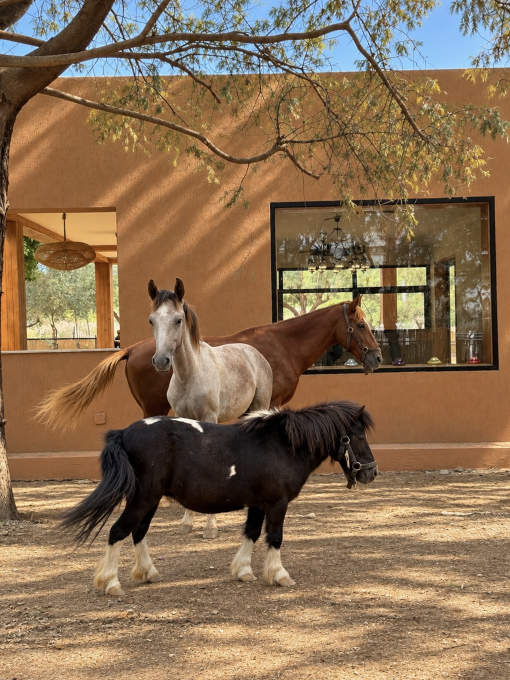
#> input picture instagram/photos/trois-chevaux.jpg, 1020 x 1360 px (shown at 1/2 size)
$ python couvertures_propositions.py photos/trois-chevaux.jpg
#> lines starting #> are read from the running program, lines starting #| are printed output that depends on the picture; after the words box and inside, x2 and y2 are one past the last pixel; in counts of white or black regions, pixels touching at a corner belong together
### instagram/generer.py
"""Génère le kit de lancement Instagram de Daughter of Gaïa.

Sources : les photos du site (daughter-of-gaia/public/images) et les
couleurs / typographies de l'identité (voir le README du site).
Sortie : instagram/posts, instagram/stories, instagram/profil, instagram/plus-tard.

    python3 instagram/generer.py
"""
from pathlib import Path
import sys
from PIL import Image, ImageChops, ImageColor, ImageDraw, ImageFilter, ImageFont, ImageOps, ImageStat

RACINE = Path(__file__).resolve().parent
PHOTOS = RACINE.parent / "daughter-of-gaia" / "public" / "images"
PHOTOS_KIT = RACINE / "photos"  # photos propres au kit, absentes du site
POLICES = Path(sys.argv[1]) if len(sys.argv) > 1 else RACINE / "polices"

SABLE, BLANC, ENCRE = "#EDE4D3", "#F6F1E7", "#2B2118"
OLIVE, TERRA, FILET = "#6B7355", "#B5654A", "#C7B79A"

POST = (1080, 1350)   # 4:5, le format portrait du fil
STORY = (1080, 1920)  # 9:16


def police(nom, taille, graisse=300):
    f = ImageFont.truetype(str(POLICES / nom), taille)
    try:
        f.set_variation_by_axes([graisse])
    except Exception:
        pass
    return f


def serif(t, g=300): return police("CormorantGaramond[wght].ttf", t, g)
def italique(t, g=300): return police("CormorantGaramond-Italic[wght].ttf", t, g)
def sans(t, g=300): return police("Jost[wght].ttf", t, g)


def photo(nom, taille, centre=(0.5, 0.5)):
#> called with nom = 'trois-chevaux.jpg', taille = (620, 860), centre = (0.5, 0.6)
    src = PHOTOS_KIT / nom if (PHOTOS_KIT / nom).exists() else PHOTOS / nom
    im = ImageOps.exif_transpose(Image.open(src)).convert("RGB")
#> im is the input picture: PIL image 1020x1360 RGB; mean R, G, B 136.6, 110.5, 82.9
    return ImageOps.fit(im, taille, Image.LANCZOS, centering=centre)
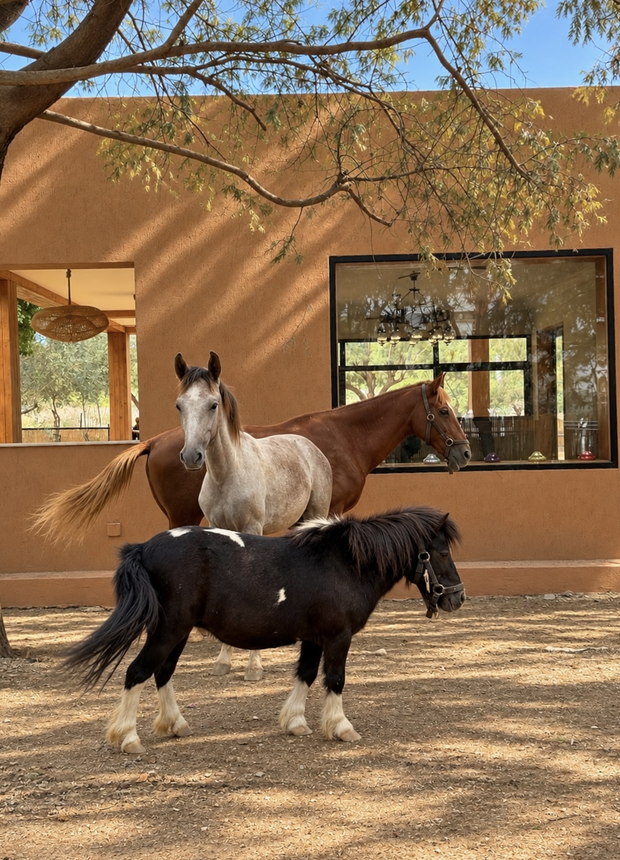
#> returned value: PIL image 620x860 RGB; mean R, G, B 136.1, 110.4, 83


def centre(d, y, texte, f, couleur, larg, espacement=0):
    """Écrit une ligne centrée ; espacement = interlettrage en px."""
    if espacement:
        w = sum(d.textlength(c, font=f) for c in texte) + espacement * (len(texte) - 1)
        x = (larg - w) / 2
        for c in texte:
            d.text((x, y), c, font=f, fill=couleur)
            x += d.textlength(c, font=f) + espacement
    else:
        w = d.textlength(texte, font=f)
        d.text(((larg - w) / 2, y), texte, font=f, fill=couleur)


# [20 lines left out: functions carte, recentrer, not called in this run]


# Le logo, tel que le site l'affiche à l'ouverture : Cormorant Garamond
# léger (300), droit, sur une seule ligne. Sans le filet du site.
LOGO = "Daughter of Gaïa"
NUIT = "#1A130C"  # le fond du rideau d'ouverture du site


# [10 lines left out: function logo, not called in this run]


def taille_logo(largeur_voulue):
    """Corps de police qui donne au nom la largeur voulue, en pixels."""
    d = ImageDraw.Draw(Image.new("L", (1, 1)))
    return round(100 * largeur_voulue / d.textlength(LOGO, font=serif(100, 300)))


# [12 lines left out: function avec_ombre, not called in this run]


def sauver(im, chemin):
    chemin.parent.mkdir(parents=True, exist_ok=True)
    im.save(chemin, quality=92, optimize=True)


# La phrase sous le nom. Une seule ligne à changer pour en essayer une autre
# (pistes dans TEXTES.md). Elle ne dit rien du concept, pas encore annoncé.
PHRASE = "Là où la ville s'arrête."


# [125 lines left out: functions titre_sur_photo, citation, refuge, domaine, gaia, lustre and 3 more, not called in this run]


# Les 12 posts, du premier publié au dernier. Le 12 arrive en dernier pour
# s'afficher en haut à gauche du profil : c'est la vidéo qui révèle le nom,
# avec fin-video/fin-sable.jpg en couverture ; la carte logo ci-dessous la
# remplace si la vidéo n'est pas prête. Les cartes forment un zigzag ; les
# photos du même duo de chevaux ne se touchent jamais, même par un coin.
LANCEMENT = [
    ("citation", citation),
    ("cheval-bar", ("cheval-bar.jpg", (0.5, 0.55))),
    ("fenetre-chevaux-statuettes", ("fenetre-chevaux-statuettes.jpg", (0.5, 0.45))),
    ("chevaux-fenetre", ("chevaux-fenetre.jpg", (0.5, 0.6))),
    ("chevaux-pie-broutent", ("chevaux-pie-broutent.jpg", (0.5, 0.72))),
    ("refuge", refuge),
    ("domaine", domaine),
    ("ecuries", ("domaine.jpg", (0.5, 0.6))),
    ("terrasse-vasque", ("terrasse-vasque.jpg", (0.5, 0.5))),
    ("trois-chevaux", ("trois-chevaux.jpg", (0.5, 0.6))),
    ("cheval-noir-blanc", ("aiko.jpg", (0.5, 1.0))),
    ("daughter-of-gaia", nom_du_projet),
]


# Les photos où l'on voit les chevaux : ce sont elles qu'on signe.
AVEC_CHEVAUX = {"cheval-bar", "fenetre-chevaux-statuettes", "chevaux-fenetre", "chevaux-pie-broutent",
                "terrasse-vasque", "trois-chevaux", "cheval-noir-blanc"}


# [7 lines left out: function luminance, not called in this run]


def contraste(a, b):
    la, lb = luminance(a), luminance(b)
    return (max(la, lb) + 0.05) / (min(la, lb) + 0.05)


# [199 lines left out: functions signer, posts, plus_tard, stories, profil, fin_de_video, not called in this run]


def ligne_domaine(d, cx, y, couleur, taille=30, esp=6, gap=22, trait=70, ecart=24, ep=2, graisse=400):
    """« —— DOMAINE • LA SOUKRA —— », centrée en cx, haut des capitales en y.
    Le point et les traits sont à mi-hauteur des capitales."""
    f = sans(taille, graisse)
    mots = ("DOMAINE", "LA SOUKRA")

    def chasse(m):
        return sum(d.textlength(c, font=f) for c in m) + esp * (len(m) - 1)

    larg = chasse(mots[0]) + 2 * gap + chasse(mots[1])
    haut = f.getbbox("D", anchor="lt")
    milieu = y + (haut[1] + haut[3]) / 2
    x = cx - larg / 2
    for mot, xm in ((mots[0], x), (mots[1], x + chasse(mots[0]) + 2 * gap)):
        for c in mot:
            d.text((xm, y), c, font=f, fill=couleur, anchor="lt")
            xm += d.textlength(c, font=f) + esp
    r = max(2, taille / 9)
    px = x + chasse(mots[0]) + gap
    d.ellipse((px - r, milieu - r, px + r, milieu + r), fill=couleur)
    for x0, x1 in ((x - ecart - trait, x - ecart), (x + larg + ecart, x + larg + ecart + trait)):
        d.rectangle((x0, milieu - ep / 2, x1, milieu + ep / 2), fill=couleur)
    return y + haut[3]


# [70 lines left out: functions couvertures_video, apercu, not called in this run]


# [10 lines that do not run on import are left out]

### instagram/couvertures_propositions.py
"""Trois couvertures plus remplies, fond crème, photos intégrées."""
import sys
sys.argv = ["x"]
sys.path.insert(0, "/home/user/Daughter-of-Ga-a/instagram")
import generer as g
from PIL import Image, ImageDraw, ImageOps

OUT = g.RACINE / "fin-video" / "propositions"
OUT.mkdir(parents=True, exist_ok=True)
W, H = g.STORY
CREME = "#E3D6BE"
f_nom = g.serif(g.taille_logo(800), 300)


def textes(d, haut, sur="THE STORY BEHIND"):
    """Bloc texte commun : petite ligne, logo, ligne du domaine."""
    g.centre(d, haut, sur, g.sans(26, 300), g.OLIVE, W, 10)
    y_nom = haut + 70
    g.centre(d, y_nom, g.LOGO, f_nom, g.ENCRE, W)
    g.ligne_domaine(d, W / 2, y_nom + f_nom.getmetrics()[0] + 60, g.TERRA, taille=26, esp=7, graisse=300, ep=1.5)


def masque_arche(w, h):
#> called with w = 620, h = 860
    m = Image.new("L", (w, h), 0)
#> m: PIL image 620x860 L; every value is 0
    d = ImageDraw.Draw(m)
    d.pieslice((0, 0, w, w), 180, 360, fill=255)
    d.rectangle((0, w // 2, w, h), fill=255)
    return m


# 1. L'arche : les trois chevaux dans une fenêtre en arc, comme une porte du domaine.
im = Image.new("RGB", (W, H), CREME)
aw, ah = 620, 860
photo = g.photo("trois-chevaux.jpg", (aw, ah), (0.5, 0.6))
im.paste(photo, ((W - aw) // 2, 330), masque_arche(aw, ah))
#> im: PIL image 1080x1920 RGB
textes(ImageDraw.Draw(im), 1290)
g.sauver(im, OUT / "1-arche.jpg")

# 2. Le médaillon : le visage d'Aïko dans un rond, avec un fin cercle autour.
im = Image.new("RGB", (W, H), CREME)
d = ImageDraw.Draw(im)
r = 330
cx, cy = W // 2, 720
src = Image.open(g.PHOTOS_KIT / "aiko.jpg").convert("RGB").crop((225, 255, 835, 865)).resize((2 * r, 2 * r), Image.LANCZOS)
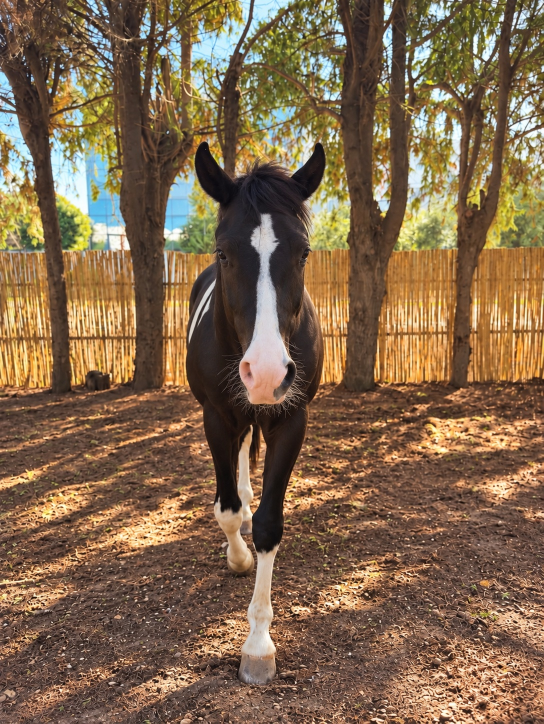
#> input picture instagram/photos/aiko.jpg, 1087 x 1447 px (shown at 1/2 size)
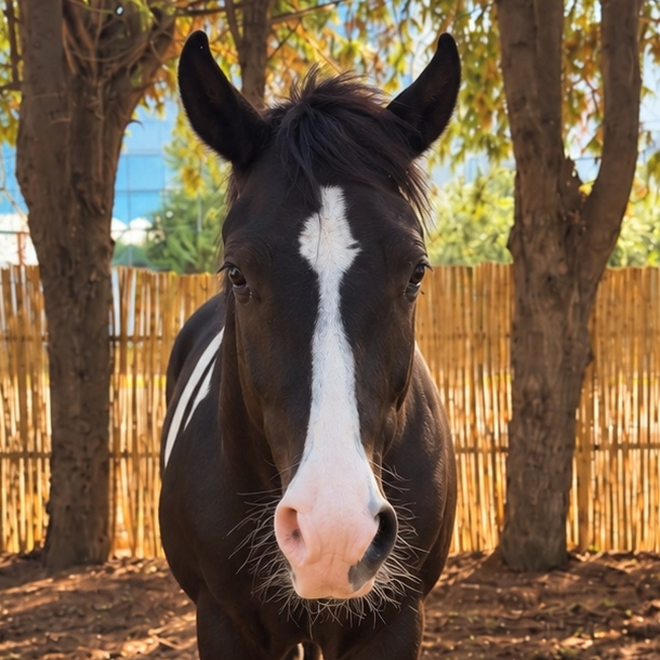
#> src: PIL image 660x660 RGB; mean R, G, B 118.7, 95.9, 70.8
rond = Image.new("L", (2 * r, 2 * r), 0)
#> rond: PIL image 660x660 L; every value is 0
ImageDraw.Draw(rond).ellipse((0, 0, 2 * r, 2 * r), fill=255)
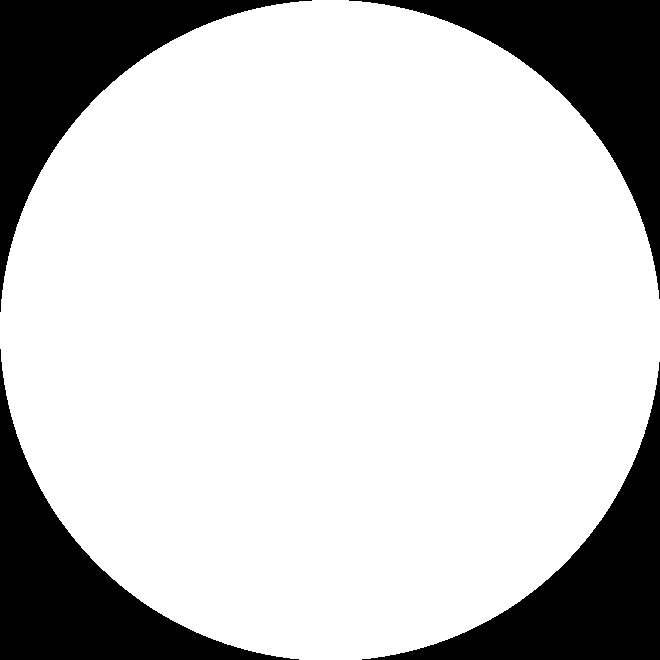
#> rond: PIL image 660x660 L; 78.7% white; 4 black regions, box (x1, y1, x2, y2) and area: (0, 0, 312, 312) 23469, (349, 0, 660, 299) 23157, (0, 349, 299, 660) 23157, (362, 362, 660, 660) 22846
im.paste(src, (cx - r, cy - r), rond)
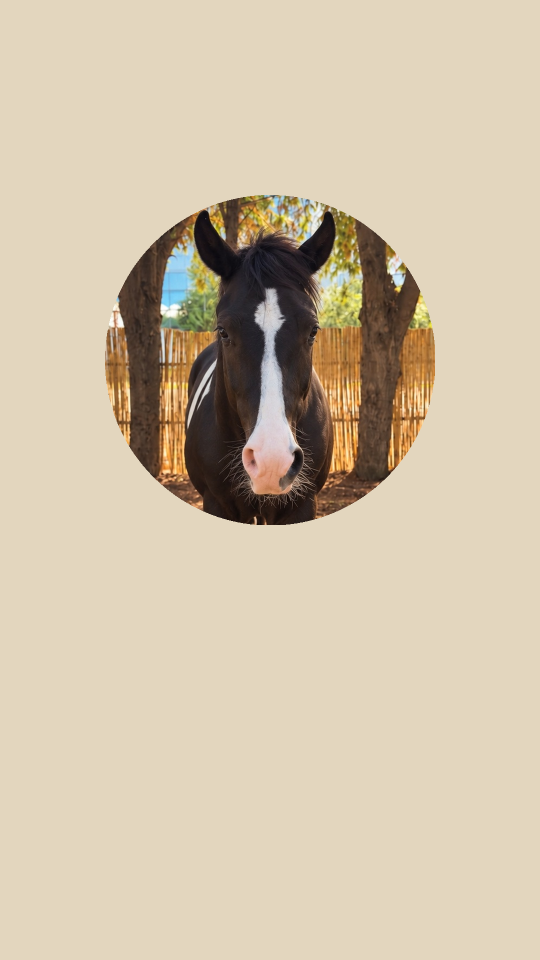
#> im: PIL image 1080x1920 RGB (shown at 1/2 size); mean R, G, B 208.8, 194.4, 170.4
d.ellipse((cx - r - 22, cy - r - 22, cx + r + 22, cy + r + 22), outline=g.TERRA, width=2)
textes(d, 1190)
#> the loop in ligne_domaine (call 2), `for mot, xm in ((mots[0], x), (mots[1], x + chasse(mots[0]) + 2 * gap)):` made 2 passes
#> mot on passes 1 to 2: 'DOMAINE', 'LA SOUKRA'
#> the loop in ligne_domaine (call 2), `for x0, x1 in ((x - ecart - trait, x - ecart), (x + larg + ecart, x + ..` made 2 passes
#> (x0, x1) on passes 1 to 2: (238.2, 308.2), (771.8, 841.8)
g.sauver(im, OUT / "2-medaillon.jpg")

# 3. Les quatre : Aïko, Iris et Stella, Ponette, en trois bandes, et leurs prénoms.
im = Image.new("RGB", (W, H), CREME)
d = ImageDraw.Draw(im)
bw, bh, gap, top = 290, 640, 24, 380
x0 = (W - (3 * bw + 2 * gap)) // 2
bandes = [("aiko.jpg", (0.5, 0.4), "AÏKO"), ("chevaux-fenetre.jpg", (0.55, 0.6), "IRIS & STELLA"),
          ("trois-chevaux.jpg", (0.62, 0.85), "PONETTE")]
for i, (nom, pos, prenom) in enumerate(bandes):
    x = x0 + i * (bw + gap)
    im.paste(g.photo(nom, (bw, bh), pos), (x, top))
#> call 2 of photo, with nom = 'aiko.jpg', taille = (290, 640), centre = (0.5, 0.4)
#> in photo, im is the input picture: PIL image 1087x1447 RGB; mean R, G, B 129.6, 104.1, 77.2
#> in photo (call 2), `return ImageOps.fit(im, taille, Image.LANCZOS, centering=centre)`:
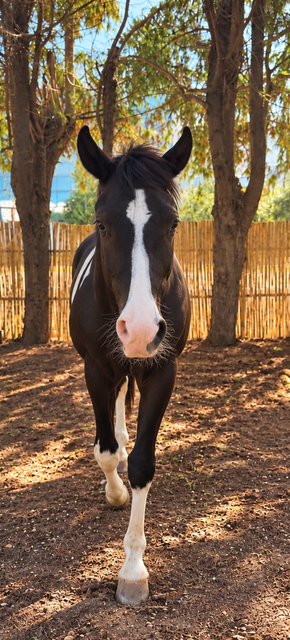
#> returned value: PIL image 290x640 RGB; mean R, G, B 122.9, 99, 75.1
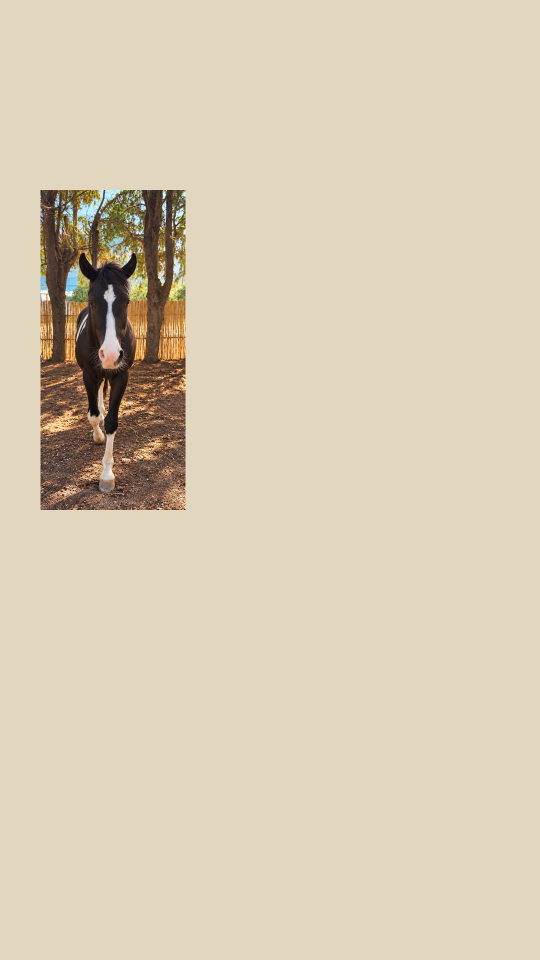
#> im: PIL image 1080x1920 RGB (shown at 1/2 size); mean R, G, B 217.7, 203.7, 179.7
    g.centre(d, top + bh + 22, prenom, g.sans(19, 400), g.OLIVE, 2 * x + bw, 5)
#> (the run stopped early here; a loop or call above may not have finished)
